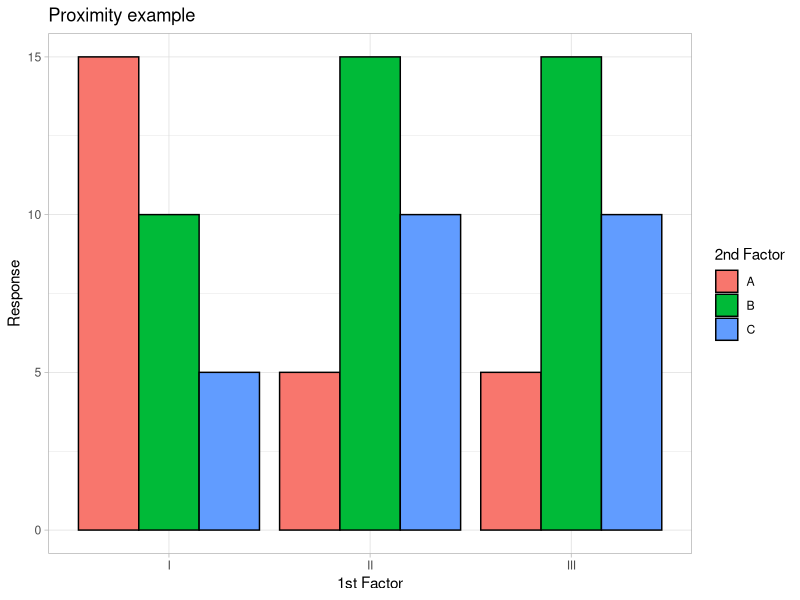
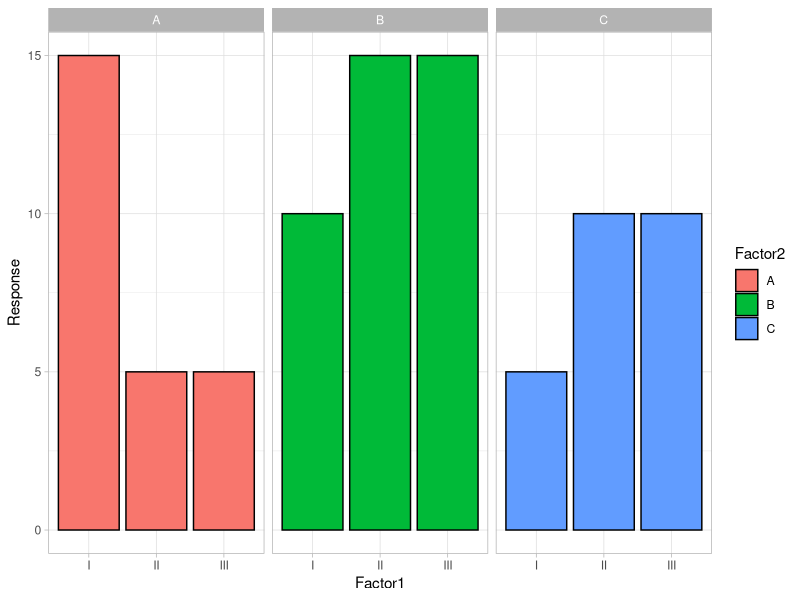
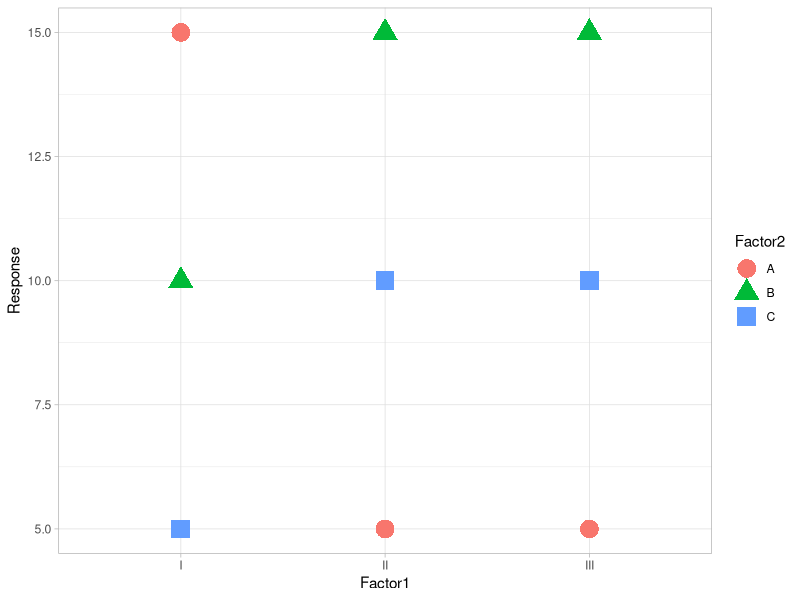
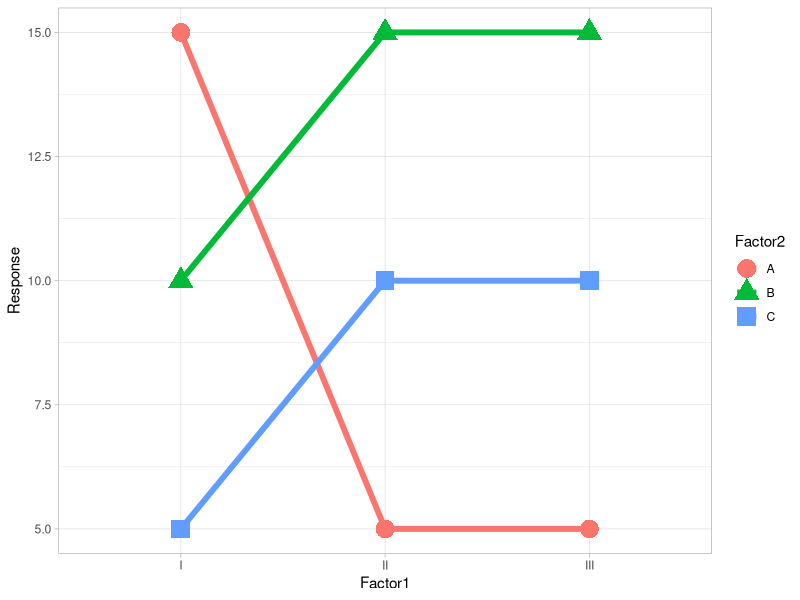
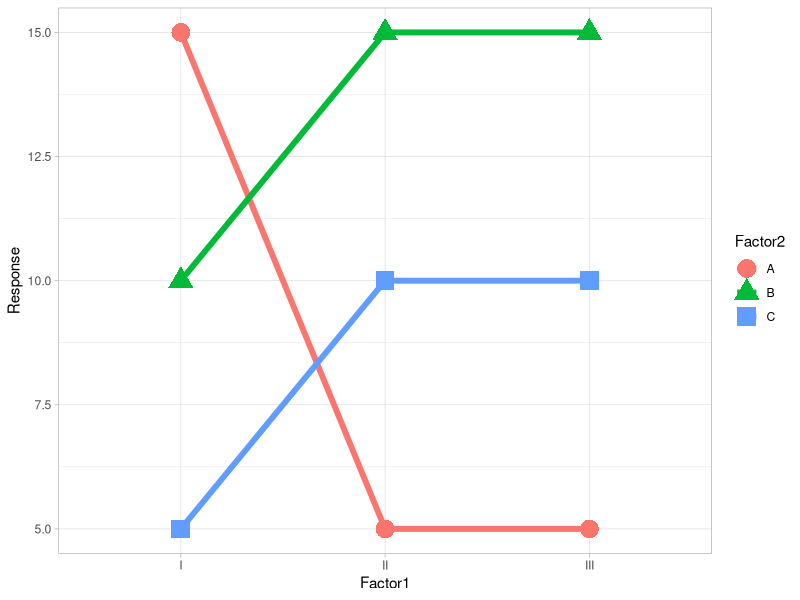
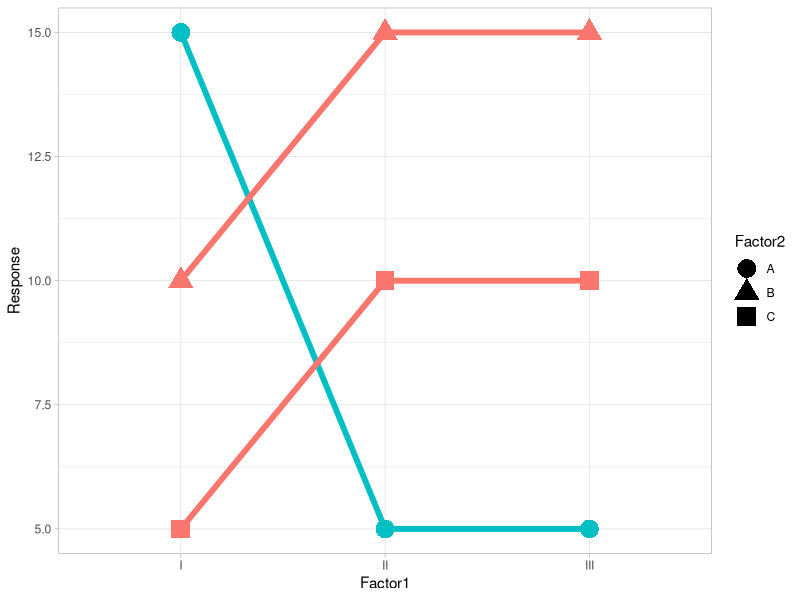
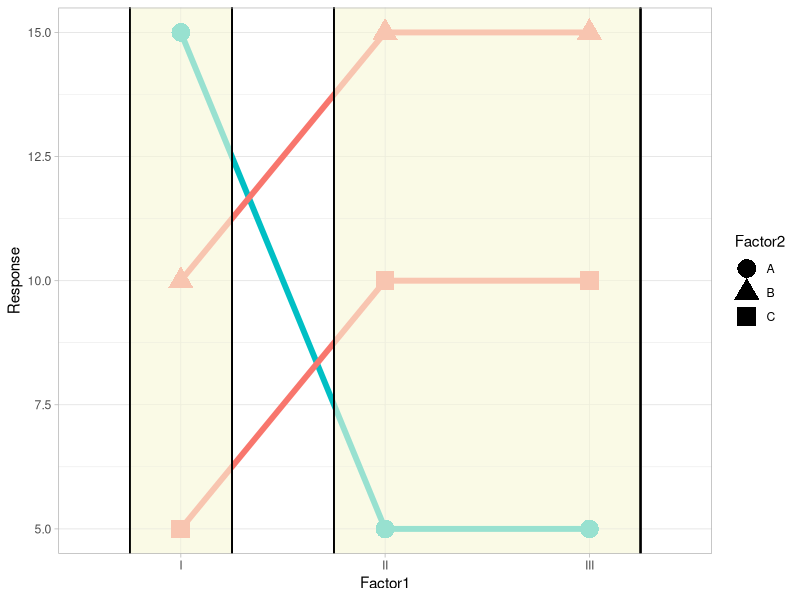

The R source for these figures, in order:
## ---- chunk 1
#| label: setup
#| include: false

#load hte tidyverse
library(tidyverse)

#set the default theme for all graphs
theme_set(theme_light())
## ---- chunk 2
fake_data <- read_csv("fake_data.csv")
## ---- chunk 3
fake_data |> 
  ggplot(aes(x = Factor1, y = Response)) +
  geom_col(aes(fill = Factor2), 
           position = position_dodge(),
           color = "black") +
  labs(title = "Proximity example",
       x = "1st Factor",
       fill = "2nd Factor")
## ---- chunk 4
fake_data |>
  ggplot(aes(x = Factor1, y = Response)) +
  geom_col(aes(fill = Factor2),
           color = "black") +
  facet_wrap(~Factor2) 
## ---- chunk 5
fake_data |>
  ggplot(aes(x = Factor1, y = Response)) +
  geom_point(aes(shape = Factor2,
                 color = Factor2), 
             size = 6)
## ---- chunk 6
#why are some aesthetic mapings in ggplot, and some are in the geometry?
#think of ggplot aesthetics as "global." For any geometry, these mappings will be true. 
#anny mappings that are specific to the geometry should only be included in the aes for that geometry

#Both sets of code below create the same graph

fake_data |>
  ggplot(aes(x = Factor1, y = Response)) +
  geom_point(aes(shape = Factor2,
                 color = Factor2), 
             size = 6) +
  geom_line(aes(group = Factor2,
                color = Factor2), 
            linewidth = 2) 

fake_data |>
  ggplot(aes(x = Factor1, y = Response, color = Factor2)) +
  geom_point(aes( shape = Factor2),
             size = 6) +
  geom_line(aes(group = Factor2), 
            linewidth = 2) 
## ---- chunk 7
fake_data |> 
  mutate(is_A = (Factor2 == "A")) |>
  ggplot(aes(x = Factor1, 
             y = Response, 
             color = is_A)) +
  geom_point(aes(shape = Factor2), 
             size = 6) +
  geom_line(aes(group = Factor2), 
            linewidth = 2) +
  guides(color = "none")
## ---- chunk 8
fake_data |>
  mutate(is_A = (Factor2 == "A")) |>
  ggplot(aes(x = Factor1, 
             y = Response, 
             color = is_A)) +
  geom_point(aes(shape = Factor2), 
             size = 6) +
  geom_line(aes(group = Factor2), 
            linewidth = 2) +
  guides(color = "none") +
  geom_rect(xmin = 0.75, xmax = 1.25, ymin = 2, ymax = 17, 
            fill = "beige", alpha = 0.1, color = "black") +
  geom_rect(xmin = 1.75, xmax = 3.25, ymin = 2, ymax = 17, 
            fill = "beige", alpha = 0.1, color = "black")
